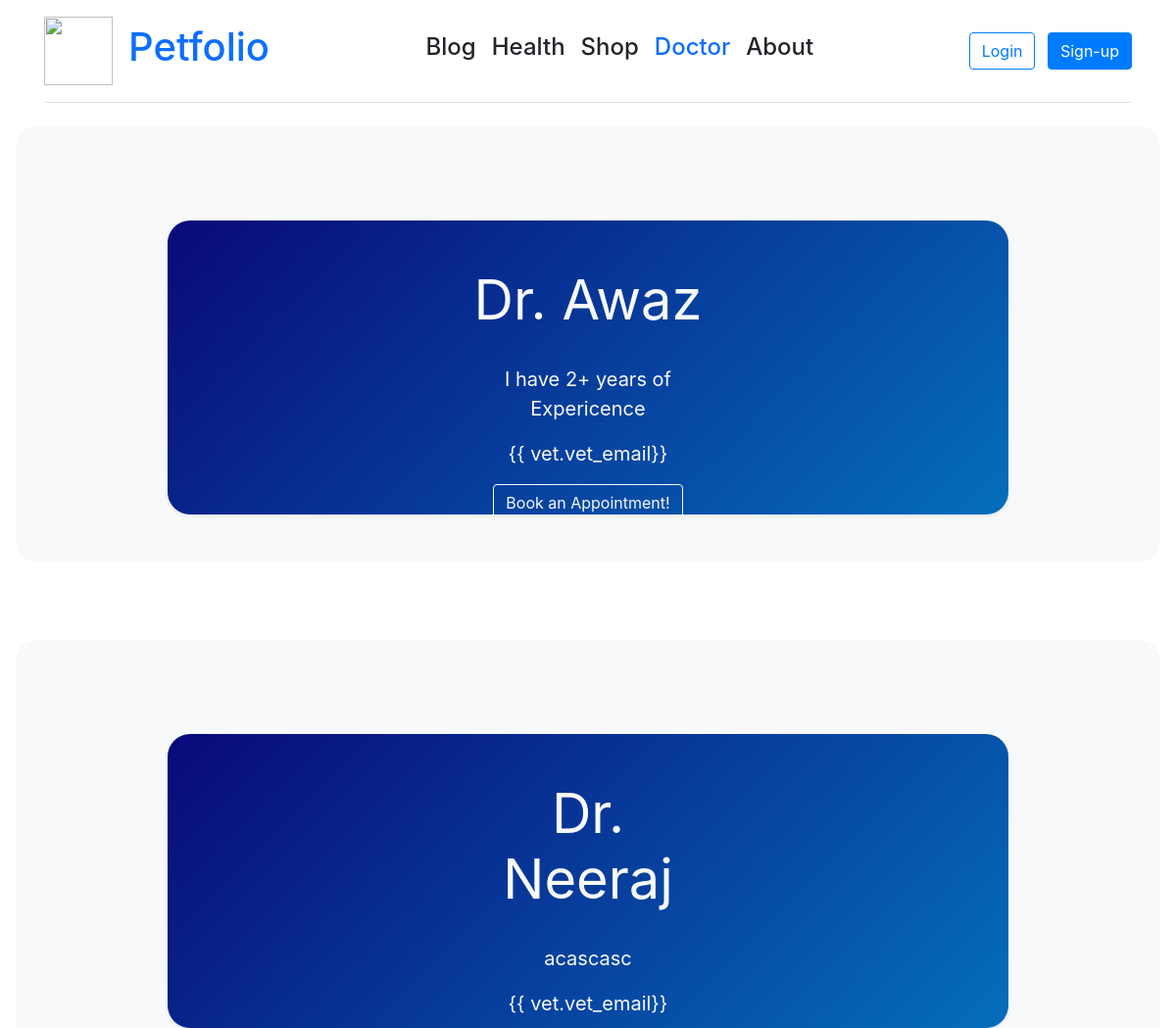
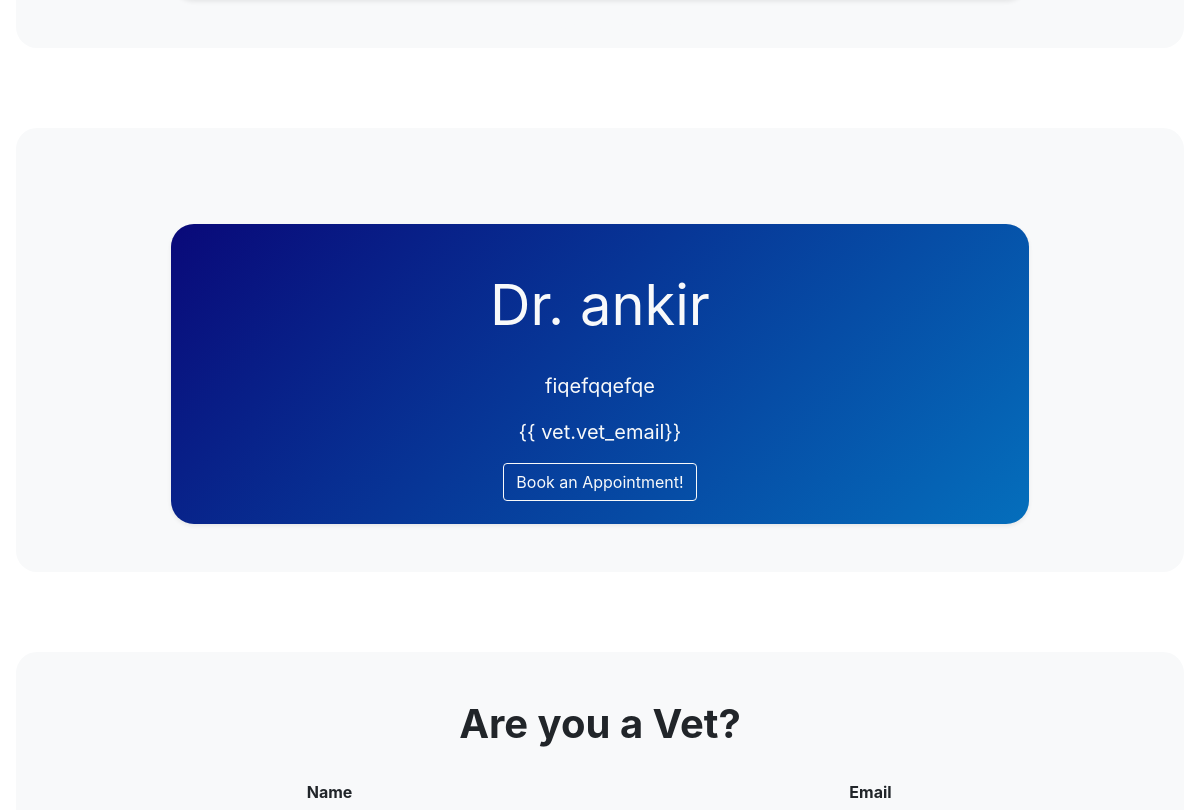
/doctor/doctor-list (upper part), run on an earlier commit of the app's database (2 pictures, top to bottom).
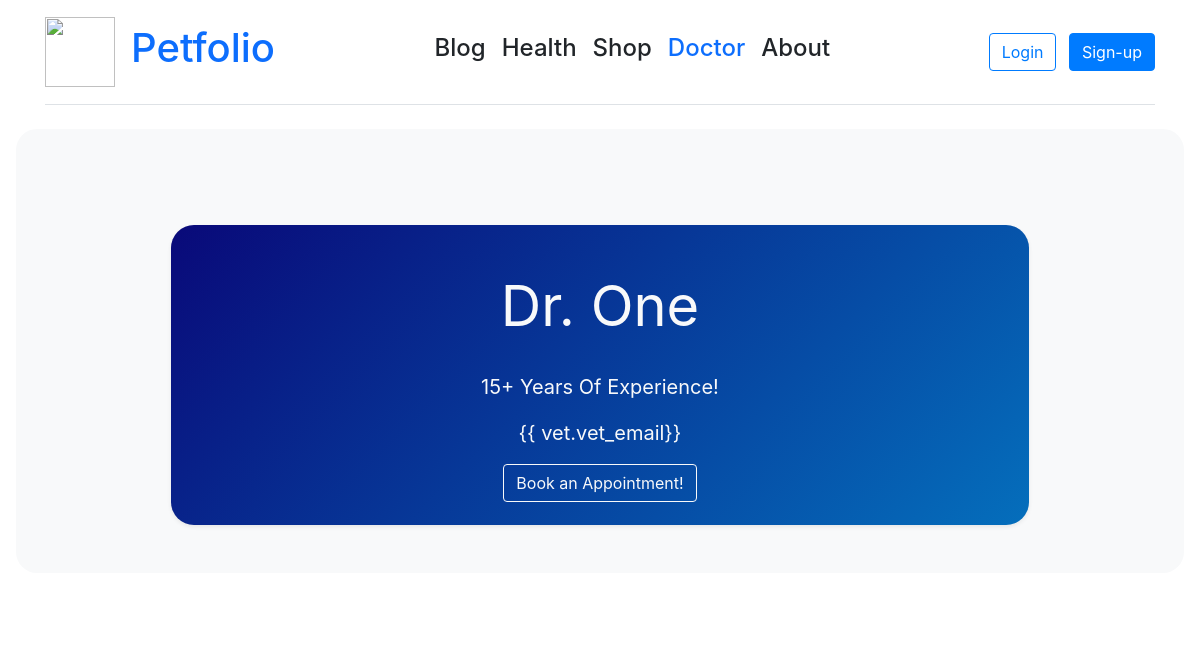
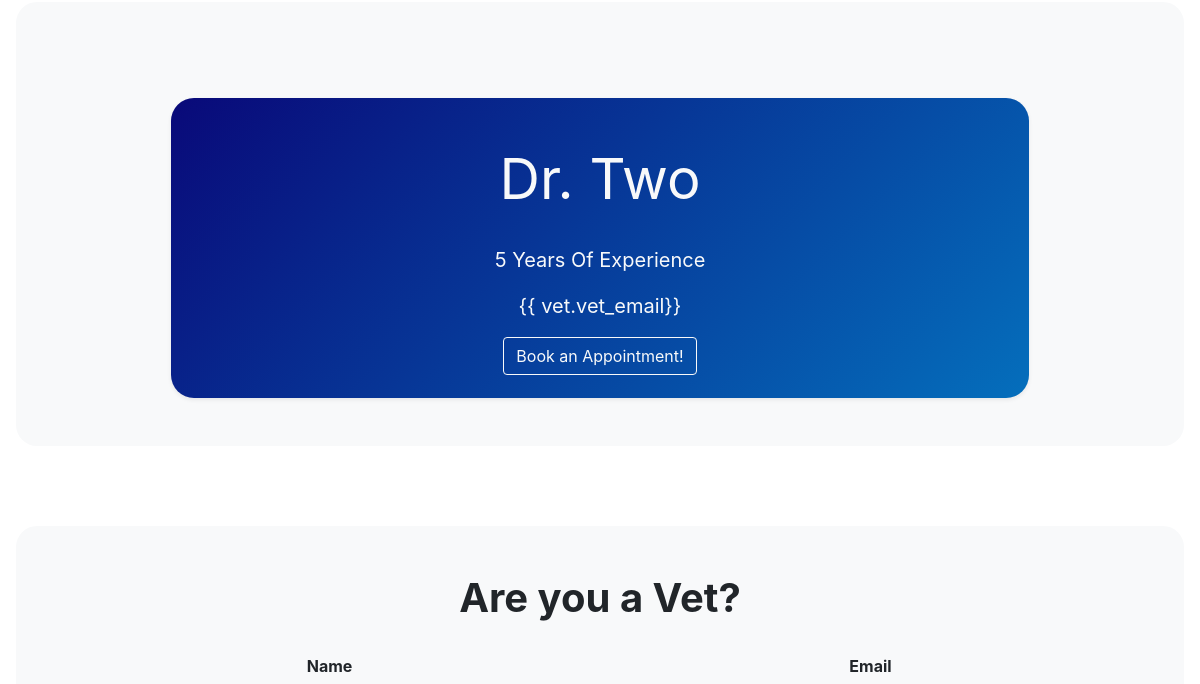
And on a later commit of the database (2 pictures, top to bottom).
### doctors/models.py (models this page shows, shortened)
class Vets(models.Model):
    vet_name = models.CharField(max_length=20)
    vet_calendly = models.CharField(max_length=200)
    vet_description = models.CharField(max_length=100)
    vet_email = models.EmailField()

### doctors/views.py (the view, shortened to what this page needs)
# urls.py: path('doctor-list', views.doctor_list, name='doctor-list'),
def doctor_list(request):
    if request.method == 'POST' and 'logout' in request.POST:
        log_out(request)
        return redirect('login-home')
    context = {'vet_list': Vets.objects.all().order_by('vet_name')}
    return render(request, 'doctor/doctor_list.html', context)

### doctors/templates/doctor/doctor_list.html (shortened to what this page needs)
<!DOCTYPE html>
<html lang="en">
<head>
  <link href="/docs/5.0/dist/css/bootstrap.min.css" rel="stylesheet"
>
  <link rel="stylesheet" href="https://cdn.jsdelivr.net/npm/bootstrap@5.2.3/dist/css/bootstrap.min.css"
>
  <link href="//maxcdn.bootstrapcdn.com/bootstrap/4.1.1/css/bootstrap.min.css" rel="stylesheet" id="bootstrap-css">
  <link href="https://cdn.jsdelivr.net/npm/bootstrap-icons@1.7.2/font/bootstrap-icons.css" rel="stylesheet">
</head>
<body>
  <div class="container">
    <header
      class="d-flex flex-wrap align-items-center justify-content-center justify-content-md-between py-3 mb-4 border-bottom">
      <div class="nav align-items-center">
        <a href="/blog">
          <img src="https://cdn-icons-png.flaticon.com/512/5783/5783311.png" width="70" height="70">
          <a href="/blog" class="nav-link  link-primary">
            <h1>Petfolio</h1>
          </a>
        </a>
      </div>
      <ul class="nav col-12 col-md-auto mb-2 justify-content-center mb-md-0">
        <li><a href="/blog" class="nav-link px-2 link-dark">
            <h4>Blog</h4>
          </a></li>
        <li><a href="/health" class="nav-link px-2 link-dark">
            <h4>Health</h4>
          </a></li>
        <li><a href="/shop" class="nav-link px-2 link-dark">
            <h4>Shop</h4>
          </a></li>
        <li><a href="/doctor" class="nav-link px-2 link-selected">
            <h4>Doctor</h4>
          </a></li>
        <li><a href="/about" class="nav-link px-2 link-dark">
            <h4>About</h4>
          </a></li>
      </ul>
      <div>
        {% if user.is_authenticated %}
        <form method="POST">
          {% csrf_token %}
          <button class="btn btn-outline-primary me-2" type="submit" name="logout">Logout</button>
        </form>
        {% else %}
        <button type="button" onclick="window.location.href='{% url 'login-home' %}'"
          class="btn btn-outline-primary me-2">Login</button>
        <button type="button" onclick="window.location.href='{% url 'signup-home' %}'"
          class="btn btn-primary">Sign-up</button>
        {% endif %}
      </div>
    </header>
  </div>
  <div class="content">
    {%block content%}
    <main>
      {% for vet in vet_list%}
      <div class="position-relative overflow-hidden p-3 p-md-5 m-md-3 text-center bg-light"
        style="border-radius: 21px 21px 21px 21px">
        <div class="bg-dark flash shadow-sm mx-auto zoom-box align-items-center text-light"
          style="width: 80%; height: 300px;  border-radius: 23px 23px 23px 23px;">
          <div class="col-md-5 p-lg-5 mx-auto my-5 align-items-center">
            <h1 class="display-4 fw-normal">{{ vet.vet_name }}</h1><br>
            <p class="lead fw-normal">{{ vet.vet_description}}</p>
            <a class="lead fw-normal btn-outline-primary" onclick="location.href='mailto:{{vet.vet_email}}'">{{
              vet.vet_email}}</a><br>
            <a class="btn btn-primary btn-outline-light" href={{vet.vet_calendly}}>Book an Appointment!</a><br>
          </div>
        </div>
      </div>
      <br>
      <br>
      {% endfor %}
      <div class="position-relative overflow-hidden p-3 p-md-5 m-md-3 text-center bg-light"
        style="border-radius: 21px 21px 21px 21px">
        <form method="POST" name="vet_reg">
          <h1><b>Are you a Vet?</b></h1><br>
          <div class="form-row">
            <div class="form-group col-md-6">
              <label for="vet_name"><b>Name</b></label>
            </div>
            <div class="form-group col-md-6">
              <label for="vet_email"><b>Email</b></label>
            </div>
          </div>
        </form>
      </div>
      <br>
      <br>
    </main>
    {%endblock%}
  </div>
</body>
</html>

### doctors/templates/doctor/doctor_list.html (style rules this page uses)
.flash { background: linear-gradient(-45deg, #020024, #00d4ff, #090979); background-size: 400% 400%; animation: gradient 15s ease infinite; height: 100vh; }
.container { max-width: 960px; }
.zoom-box { transition: all 0.2s ease-in-out; transform-origin: center center; }
.nav-link.px-2 { transition: all 0.3s ease-in-out; border-radius: 8px; position: relative; overflow: hidden; }
.nav-link.px-2 h4 { transition: all 0.3s ease-in-out; }

What changed in the data, as far as the page shows it:
removed Vets: vet_name "Dr. Awaz", vet_description "I have 2+ years of Expericence"
removed Vets: vet_name "Dr. Neeraj", vet_description "acascasc"
removed Vets: vet_name "Dr. ankir", vet_description "fiqefqqefqe"
added Vets: vet_name "Dr. One", vet_description "15+ Years Of Experience!"
added Vets: vet_name "Dr. Two", vet_description "5 Years Of Experience"
